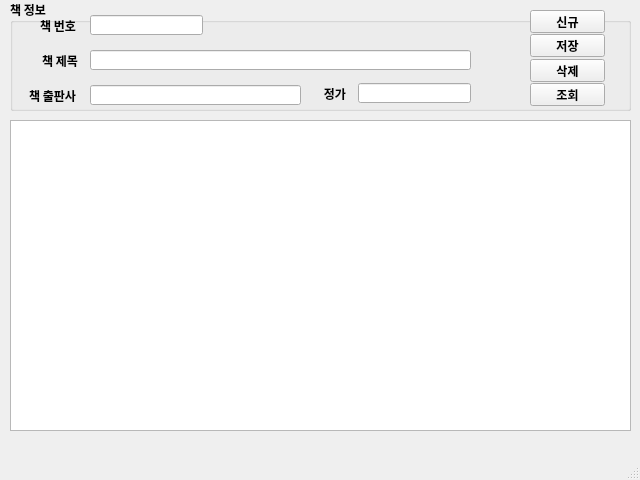
<?xml version="1.0" encoding="UTF-8"?>
<ui version="4.0">
 <class>MainWindow</class>
 <widget class="QMainWindow" name="MainWindow">
  <property name="geometry">
   <rect>
    <x>0</x>
    <y>0</y>
    <width>640</width>
    <height>480</height>
   </rect>
  </property>
  <property name="maximumSize">
   <size>
    <width>640</width>
    <height>480</height>
   </size>
  </property>
  <property name="font">
   <font>
    <family>나눔고딕</family>
    <weight>75</weight>
    <bold>true</bold>
   </font>
  </property>
  <property name="windowTitle">
   <string>마당 도서관리 V1.0</string>
  </property>
  <widget class="QWidget" name="centralwidget">
   <widget class="QGroupBox" name="groupBox">
    <property name="geometry">
     <rect>
      <x>10</x>
      <y>0</y>
      <width>621</width>
      <height>111</height>
     </rect>
    </property>
    <property name="title">
     <string>책 정보</string>
    </property>
    <widget class="QLabel" name="label">
     <property name="geometry">
      <rect>
       <x>10</x>
       <y>20</y>
       <width>56</width>
       <height>12</height>
      </rect>
     </property>
     <property name="text">
      <string>책 번호</string>
     </property>
     <property name="alignment">
      <set>Qt::AlignRight|Qt::AlignTrailing|Qt::AlignVCenter</set>
     </property>
    </widget>
    <widget class="QLineEdit" name="txtBookid">
     <property name="geometry">
      <rect>
       <x>80</x>
       <y>15</y>
       <width>113</width>
       <height>20</height>
      </rect>
     </property>
    </widget>
    <widget class="QLabel" name="label_2">
     <property name="geometry">
      <rect>
       <x>12</x>
       <y>55</y>
       <width>56</width>
       <height>12</height>
      </rect>
     </property>
     <property name="text">
      <string>책 제목</string>
     </property>
     <property name="alignment">
      <set>Qt::AlignRight|Qt::AlignTrailing|Qt::AlignVCenter</set>
     </property>
    </widget>
    <widget class="QLineEdit" name="txtBookName">
     <property name="geometry">
      <rect>
       <x>80</x>
       <y>50</y>
       <width>381</width>
       <height>20</height>
      </rect>
     </property>
    </widget>
    <widget class="QLabel" name="label_3">
     <property name="geometry">
      <rect>
       <x>10</x>
       <y>90</y>
       <width>56</width>
       <height>12</height>
      </rect>
     </property>
     <property name="text">
      <string>책 출판사</string>
     </property>
     <property name="alignment">
      <set>Qt::AlignRight|Qt::AlignTrailing|Qt::AlignVCenter</set>
     </property>
    </widget>
    <widget class="QLineEdit" name="txtPrice">
     <property name="geometry">
      <rect>
       <x>348</x>
       <y>83</y>
       <width>113</width>
       <height>20</height>
      </rect>
     </property>
    </widget>
    <widget class="QLabel" name="label_4">
     <property name="geometry">
      <rect>
       <x>280</x>
       <y>88</y>
       <width>56</width>
       <height>12</height>
      </rect>
     </property>
     <property name="text">
      <string>정가</string>
     </property>
     <property name="alignment">
      <set>Qt::AlignRight|Qt::AlignTrailing|Qt::AlignVCenter</set>
     </property>
    </widget>
    <widget class="QLineEdit" name="txtPublisher">
     <property name="geometry">
      <rect>
       <x>80</x>
       <y>85</y>
       <width>211</width>
       <height>20</height>
      </rect>
     </property>
    </widget>
    <widget class="QPushButton" name="btnNew">
     <property name="geometry">
      <rect>
       <x>520</x>
       <y>10</y>
       <width>75</width>
       <height>23</height>
      </rect>
     </property>
     <property name="text">
      <string>신규</string>
     </property>
    </widget>
    <widget class="QPushButton" name="btnSave">
     <property name="geometry">
      <rect>
       <x>520</x>
       <y>34</y>
       <width>75</width>
       <height>23</height>
      </rect>
     </property>
     <property name="text">
      <string>저장</string>
     </property>
    </widget>
    <widget class="QPushButton" name="btnDel">
     <property name="geometry">
      <rect>
       <x>520</x>
       <y>59</y>
       <width>75</width>
       <height>23</height>
      </rect>
     </property>
     <property name="text">
      <string>삭제</string>
     </property>
    </widget>
    <widget class="QPushButton" name="btnReload">
     <property name="geometry">
      <rect>
       <x>520</x>
       <y>83</y>
       <width>75</width>
       <height>23</height>
      </rect>
     </property>
     <property name="text">
      <string>조회</string>
     </property>
    </widget>
   </widget>
   <widget class="QTableWidget" name="tblBooks">
    <property name="geometry">
     <rect>
      <x>10</x>
      <y>120</y>
      <width>621</width>
      <height>311</height>
     </rect>
    </property>
   </widget>
  </widget>
  <widget class="QMenuBar" name="menubar">
   <property name="geometry">
    <rect>
     <x>0</x>
     <y>0</y>
     <width>640</width>
     <height>21</height>
    </rect>
   </property>
  </widget>
  <widget class="QStatusBar" name="statusbar"/>
 </widget>
 <tabstops>
  <tabstop>txtBookid</tabstop>
  <tabstop>txtBookName</tabstop>
  <tabstop>txtPublisher</tabstop>
  <tabstop>txtPrice</tabstop>
  <tabstop>btnNew</tabstop>
  <tabstop>btnSave</tabstop>
  <tabstop>btnDel</tabstop>
  <tabstop>btnReload</tabstop>
  <tabstop>tblBooks</tabstop>
 </tabstops>
 <resources/>
 <connections/>
</ui>
